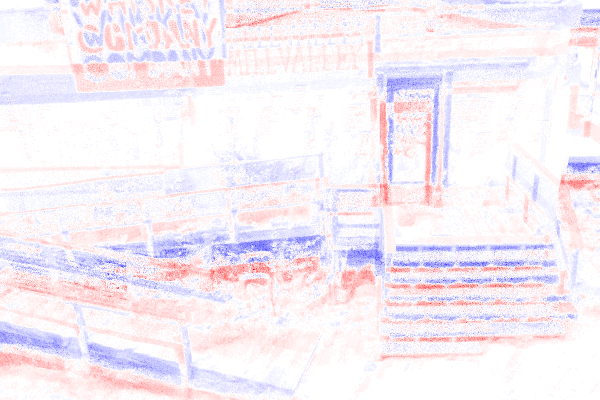
#> input picture scripts/accumulated_events.png, 600 x 400 px
$ python main.py ../scripts ../scripts
#> lines starting #> are read from the running program, lines starting #| are printed output that depends on the picture
#!/usr/bin/env python3
#
# Regress the tone-mapping as a linear transform in linear color space against
# the ground-truth, report the PSNR pre- and post-correction, and save
# the corrected images to a folder.
#
import numpy as np
from PIL import Image
import sys
import os
from os import path
from tqdm import tqdm


inp_dir = sys.argv[1]  # prediction directory
gt_dir = sys.argv[2]  # ground-truth directory

out_dir = inp_dir+'_corr'  # corrected output directory
os.makedirs(out_dir, exist_ok=True)

def is_image(x):
    return path.splitext(x)[-1][1:].lower() in {'png', 'jpg'}

inp_files = [path.join(inp_dir, x) for x in sorted(os.listdir(inp_dir)) if is_image(x)]
gt_files = [path.join(gt_dir, x) for x in sorted(os.listdir(gt_dir)) if is_image(x)]
assert len(inp_files)==len(gt_files), f'number of images should match in both directories: {len(inp_files)} vs {len(gt_files)}'
assert len(inp_files)>0, 'no images found'

res1 = 0.0
res2 = 0.0
count = 0

def img_preprocess(a):
    '''convert gamma to linear color'''
    a = a / 255.
    a = a ** 2.2
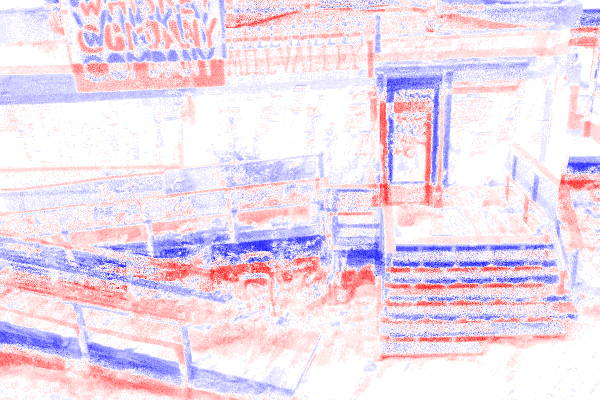
#> a: shape (400, 600, 3) float64; mean R, G, B 0.936, 0.866, 0.93
    a = np.log(a+0.1)
    return a

def img_unprocess(a):
    '''convert linear to gamma color'''
    a = np.maximum(0, np.exp(a)-0.1)
    a = a ** (1/2.2)
    return a

# load all files
gt = [img_preprocess(np.array(Image.open(x))) for x in tqdm(gt_files)]
#> gt = 1 item
pred = [img_preprocess(np.array(Image.open(x))) for x in tqdm(inp_files)]
#> pred = 1 item

gt = np.concatenate(gt)
pred = np.concatenate(pred)

if gt.shape[-1] == 4:
    gt = gt[..., :3]

assert pred.shape[-1] == 3
assert gt.shape[-1] == 3


X = gt.reshape((-1, 3))
Y = pred.reshape((-1, 3))

# regress A - slope, B - offset for the correction
A = (np.mean(X*Y, 0)-np.mean(X, 0)*np.mean(Y, 0))/(np.mean(Y*Y, 0)-np.mean(Y, 0)**2)
#> A = [1, 1, 1]
B = np.mean(X, 0)-A*np.mean(Y, 0)
#> B = [0, 0, 0]

# print the regressed values
print(A, B)
#| [1. 1. 1.] [0. 0. 0.]
# print PSNR of the source uncorrected images in linear color
print(-10*np.log10(np.mean((X-Y)**2)))
#| inf
# print PSNR of the source uncorrected images in gamma color
print(-10*np.log10(np.mean((img_unprocess(X)-img_unprocess(Y))**2)))
#| inf

# apply the regressed correction
Y = Y * A + B
# print PSNR of the *corrected* images in linear color
print(-10*np.log10(np.mean((X-Y)**2)))
#| inf
# print PSNR of the *corrected* images in gamma color (reported value)
print(-10*np.log10(np.mean((img_unprocess(X)-img_unprocess(Y))**2)))
#| inf


# write corrected images to the output folder
for y_fn in tqdm(inp_files):
    y = np.array(Image.open(y_fn))
#> y is the input picture: shape (400, 600, 3); mean R, G, B 246.6, 237.6, 246
    y = img_preprocess(y)
    y = y * A + B
    y = img_unprocess(y)
    y = np.clip(y*255, 0, 255).astype(np.uint8)
    Image.fromarray(y).save(path.join(out_dir, path.basename(y_fn)))
